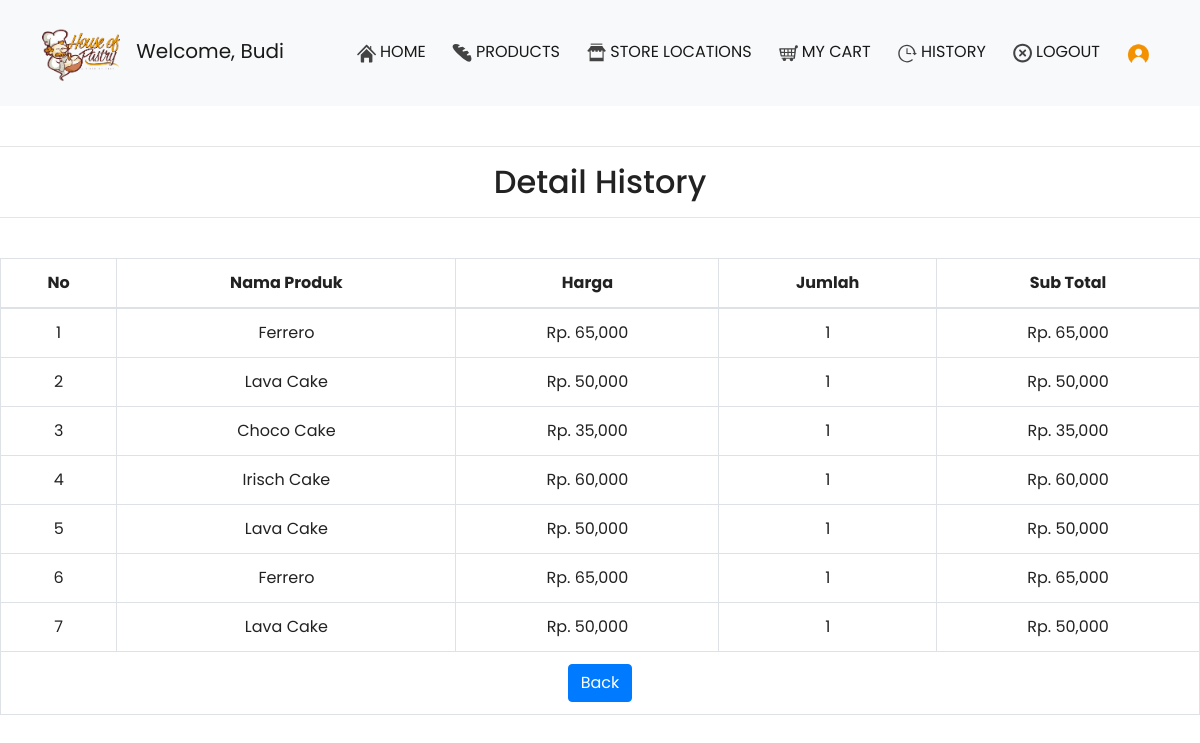
/detail_history.php (signed in), run on the app's committed database.
### tables this page shows
CREATE TABLE `pembelian_produk` (
  `id_pembelian_produk` int(11) NOT NULL,
  `id_pembelian` int(11) NOT NULL,
  `id_produk` int(11) NOT NULL,
  `jumlah` int(11) NOT NULL,
  `nama` varchar(100) NOT NULL,
  `harga` int(11) NOT NULL,
  `berat` varchar(100) NOT NULL,
  `subberat` varchar(100) NOT NULL,
  `subharga` int(11) NOT NULL
);

CREATE TABLE `produk` (
  `id_produk` int(11) NOT NULL,
  `nama_produk` varchar(100) NOT NULL,
  `harga_produk` int(11) NOT NULL,
  `berat_produk` varchar(100) NOT NULL,
  `foto_produk` varchar(100) NOT NULL,
  `deskripsi_produk` text NOT NULL,
  `id_kategori` int(11) NOT NULL,
  `rating` int(11) NOT NULL
);

### detail_history.php (the view, shortened to what this page needs)
<?php
include 'koneksi.php';
?>
<!DOCTYPE html>
<html>
<head>
	<link rel="stylesheet" href="https://maxcdn.bootstrapcdn.com/bootstrap/4.0.0/css/bootstrap.min.css">
	<link href="home.css" rel="stylesheet">
	<link href="//netdna.bootstrapcdn.com/font-awesome/4.0.0/css/font-awesome.css" rel="stylesheet">
	<link rel="stylesheet" type="text/css" href="https://cdn.datatables.net/v/bs4/dt-1.10.16/datatables.min.css"/>
</head>
<body>
	<?php
	require ('navbar_pelanggan1.php');
	?>
	<br>
	<hr>
	<h2 style="text-align: center"> Detail History </h2>
	<hr>
	<br>
	<table class=" table table-bordered text-center" id="datatables">
		<thead>
			<tr>
				<th> No </th>
				<th> Nama Produk</th>
				<th> Harga </th>
				<th> Jumlah </th>
				<th> Sub Total </th>
			</tr>
		</thead>
		<tbody>
			<?php $nomor = 1; ?>
			<?php $ambil = $koneksi->query("SELECT * FROM pembelian_produk join produk on pembelian_produk.id_produk=produk.id_produk where pembelian_produk.id_pembelian ='$_GET[id]'"); ?>
			<?php while($pecah = $ambil->fetch_assoc()) { ?>
				<tr>
					<td> <?php echo $nomor; ?> </td>
					<td> <?php echo $pecah['nama_produk'] ?> </td>
					<td> Rp. <?php echo number_format($pecah['harga_produk']); ?> </td>
					<td> <?php echo $pecah['jumlah'] ?> </td>
					<td> Rp. <?php echo number_format($pecah['harga_produk']*$pecah['jumlah']); ?></td>
				</tr>
				<?php $nomor++; ?>
			<?php } ?>
		</tbody>
		<tfoot>
			<td colspan="5"><a href="history.php" class="btn btn-primary"> Back </a> </td>
		</tfoot>
	</table>
</body>
</html

### navbar_pelanggan1.php (shortened to what this page needs)
<nav class="navbar navbar-expand-lg navbar-light bg-light sticky-top">
	<div class="container-fluid">
		<a class="navbar-brand" href="#"> <img src="img/logo1.png" style="width: 100px; height: 80px;">
			<?php
			if(isset($_SESSION['pelanggan'])){
				echo "Welcome, ".$_SESSION['pelanggan'];
			}
			else{
				echo "";
			}
			?>
		</a>
		<div class="collapse navbar-collapse" id="navbarResponsive">
			<ul class="navbar-nav ml-auto">
				<li class="nav-item active">
					<a class="nav-link" href="home.php"> <img src ="icon/svg/si-glyph-house.svg" width=20 height=20> Home </a>
				</li>
				<div class="dropdown">
					<li class="nav-item active">
						<a class="nav-link" href="#" role="button" id="dropdownMenuLink" data-toggle="dropdown" aria-haspopup="true" aria-expanded="false">
							<img src ="icon/svg/si-glyph-bread.svg" width=20 height=20> Products </a>
						</li>
					</div>
					<li class="nav-item active">
						<a class="nav-link" href="storelocations.php"> <img src ="icon/svg/si-glyph-store.svg" width=20 height=20> Store Locations </a>
					</li>
					<li class="nav-item active">
						<a class="nav-link" href="keranjang_produk.php"> <img src ="icon/svg/si-glyph-trolley-2.svg" width=20 height=20> My Cart </a>
					</li>
					<?php if(isset($_SESSION['pelanggan'])): ?>
						<li class="nav-item active">
							<a class="nav-link" href="history.php"> <img src ="icon/svg/si-glyph-history.svg" width=20 height=20> History </a>
						</li>
					<?php endif ?>
					<?php if(isset($_SESSION['pelanggan'])): ?>
						<li class="nav-item active">
							<a class="nav-link" href="logout.php" onClick="return confirm('Are You Sure to logout (Your cart will empty) ?')"> <img src ="icon/svg/si-glyph-button-error.svg" width=20 height=20> Logout </a>
						</li>
						<?php else: ?>
							<li class="nav-item active">
								<a class="nav-link" href="login.php"> <img src ="icon/svg/si-glyph-sign-in.svg" width=20 height=20> Login </a>
							</li>
						<?php endif ?>
						<?php if(isset($_SESSION['pelanggan'])): ?>
							<li class="nav-item active">
								<a class="nav-link" href="edit_profile.php?id=<?php echo $_SESSION['id']; ?>"> <img src ="img/profile5.png" width=25 height=25> </a>
							</li>
						<?php endif ?>
					</ul>
				</div>
			</div>
		</nav>

### home.css (style rules this page uses)
html,body { height: 100%; width: 100%; font-family: 'Poppins', sans-serif; color: #222; }
.navbar-brand img { width: 100px; }
.navbar-nav li { padding-right: 10px; }
.nav-link { font-size: 16px; text-transform: uppercase; }

### data on the page
pembelian_produk: id_produk.nama_produk "Ferrero", id_produk.harga_produk "65,000", jumlah "1", $pecah['harga_produk']*$pecah['jumlah'] "65,000"
pembelian_produk: id_produk.nama_produk "Lava Cake", id_produk.harga_produk "50,000", jumlah "1", $pecah['harga_produk']*$pecah['jumlah'] "50,000"
pembelian_produk: id_produk.nama_produk "Choco Cake", id_produk.harga_produk "35,000", jumlah "1", $pecah['harga_produk']*$pecah['jumlah'] "35,000"
pembelian_produk: id_produk.nama_produk "Irisch Cake", id_produk.harga_produk "60,000", jumlah "1", $pecah['harga_produk']*$pecah['jumlah'] "60,000"
pembelian_produk: id_produk.nama_produk "Lava Cake", id_produk.harga_produk "50,000", jumlah "1", $pecah['harga_produk']*$pecah['jumlah'] "50,000"
pembelian_produk: id_produk.nama_produk "Ferrero", id_produk.harga_produk "65,000", jumlah "1", $pecah['harga_produk']*$pecah['jumlah'] "65,000"
pembelian_produk: id_produk.nama_produk "Lava Cake", id_produk.harga_produk "50,000", jumlah "1", $pecah['harga_produk']*$pecah['jumlah'] "50,000"

### other printed values
$_SESSION['pelanggan'] "Budi"
